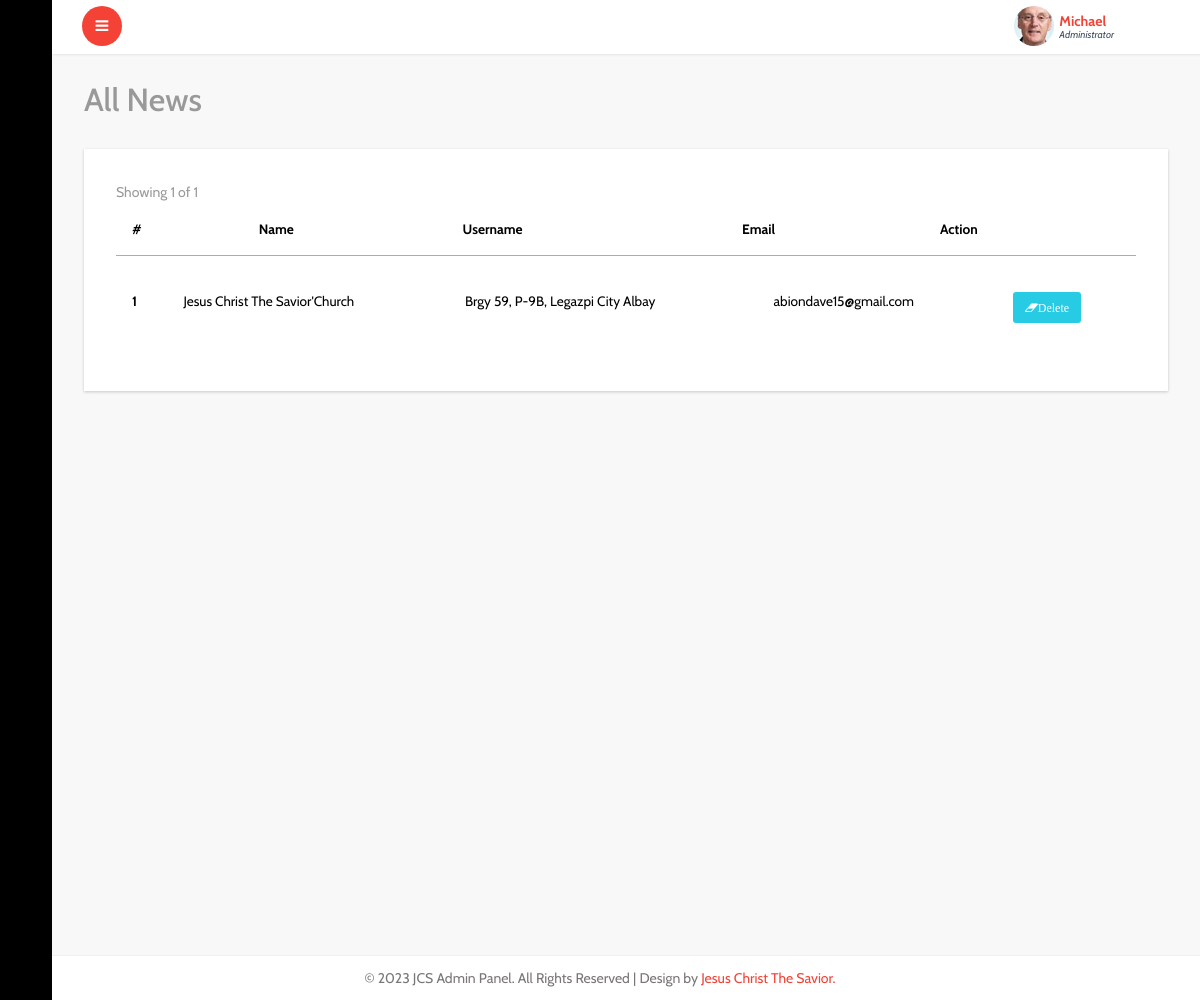
Page /admin/all-excos.php (signed in) on the committed database.
### tables this page shows
CREATE TABLE `excos` (
  `id` int(11) NOT NULL,
  `name` varchar(75) NOT NULL,
  `office` varchar(75) NOT NULL,
  `zone` varchar(75) NOT NULL,
  `phone` varchar(12) NOT NULL,
  `email` varchar(75) NOT NULL
);

### idiorm.php (called while the page is built, shortened)
<?php
    class ORM implements ArrayAccess {
        protected static $_default_config = array(
            'connection_string' => 'sqlite::memory:',
            'id_column' => 'id',
            'id_column_overrides' => array(),
            'error_mode' => PDO::ERRMODE_EXCEPTION,
            'username' => null,
            'password' => null,
            'driver_options' => null,
            'identifier_quote_character' => null,
            'limit_clause_style' => null,
            'logging' => false,
            'logger' => null,
            'caching' => false,
            'caching_auto_clear' => false,
            'return_result_sets' => false,
        );
        protected static $_config = array();
        protected static $_db = array();
        protected static $_last_statement = null;
        protected $_connection_name;
        protected $_table_name;
        protected $_values = array();
        protected $_result_columns = array('*');
        protected $_join_sources = array();
        protected $_order_by = array();
        protected $_group_by = array();
        public static function configure($key, $value = null, $connection_name = self::DEFAULT_CONNECTION) {
            if (is_array($key)) {
                foreach ($key as $conf_key => $conf_value) {
                    self::configure($conf_key, $conf_value, $connection_name);
                }
            } else {
                if (is_null($value)) {
                    $value = $key;
                    $key = 'connection_string';
                }
                self::$_config[$connection_name][$key] = $value;
            }
        }
        public static function for_table($table_name, $connection_name = self::DEFAULT_CONNECTION) {
            return new self($table_name, array(), $connection_name);
        }
        protected static function _setup_db_config($connection_name) {
            if (!array_key_exists($connection_name, self::$_config)) {
                self::$_config[$connection_name] = self::$_default_config;
            }
        }
        public static function set_db($db, $connection_name = self::DEFAULT_CONNECTION) {
            self::$_db[$connection_name] = $db;
        }
        protected static function _setup_identifier_quote_character($connection_name) {
            if (is_null(self::$_config[$connection_name]['identifier_quote_character'])) {
                self::$_config[$connection_name]['identifier_quote_character'] =
                    self::_detect_identifier_quote_character($connection_name);
            }
        }
        public static function _setup_limit_clause_style($connection_name) {
            if (is_null(self::$_config[$connection_name]['limit_clause_style'])) {
                self::$_config[$connection_name]['limit_clause_style'] =
                    self::_detect_limit_clause_style($connection_name);
            }
        }
        protected static function _detect_identifier_quote_character($connection_name) {
            switch(self::get_db($connection_name)->getAttribute(PDO::ATTR_DRIVER_NAME)) {
                case 'mysql':
                case 'sqlite':
                case 'sqlite2':
                default:
                    return '`';
            }
        }
        protected static function _detect_limit_clause_style($connection_name) {
            switch(self::get_db($connection_name)->getAttribute(PDO::ATTR_DRIVER_NAME)) {
                default:
                    return ORM::LIMIT_STYLE_LIMIT;
            }
        }
        public static function get_db($connection_name = self::DEFAULT_CONNECTION) {
            return self::$_db[$connection_name];
        }
        public static function get_last_statement() {
            return self::$_last_statement;
        }
        protected static function _execute($query, $parameters = array(), $connection_name = self::DEFAULT_CONNECTION) {
            $statement = self::get_db($connection_name)->prepare($query);
            self::$_last_statement = $statement;
            $time = microtime(true);
            $q = $statement->execute();
            return $q;
        }
        protected static function _log_query($query, $parameters, $connection_name, $query_time) {
            if (!self::$_config[$connection_name]['logging']) {
                return false;
            }
            return true;
        }
        protected function __construct($table_name, $data = array(), $connection_name = self::DEFAULT_CONNECTION) {
            $this->_table_name = $table_name;
            $this->_connection_name = $connection_name;
        }
        public function find_array() {
            return $this->_run();
        }
        protected function _build_select() {
            return $this->_join_if_not_empty(" ", array(
                $this->_build_select_start(),
                $this->_build_join(),
                $this->_build_where(),
                $this->_build_group_by(),
                $this->_build_having(),
                $this->_build_order_by(),
                $this->_build_limit(),
                $this->_build_offset(),
            ));
        }
        protected function _build_select_start() {
            $fragment = 'SELECT ';
            $result_columns = join(', ', $this->_result_columns);
            $fragment .= "{$result_columns} FROM " . $this->_quote_identifier($this->_table_name);
            return $fragment;
        }
        protected function _build_join() {
            if (count($this->_join_sources) === 0) {
                return '';
            }
            return join(" ", $this->_join_sources);
        }
        protected function _build_where() {
            return $this->_build_conditions('where');
        }
        protected function _build_having() {
            return $this->_build_conditions('having');
        }
        protected function _build_group_by() {
            if (count($this->_group_by) === 0) {
                return '';
            }
            return "GROUP BY " . join(", ", $this->_group_by);
        }
        protected function _build_conditions($type) {
            $conditions_class_property_name = "_{$type}_conditions";
            if (count($this->$conditions_class_property_name) === 0) {
                return '';
            }
            $conditions = array();
            return strtoupper($type) . " " . join(" AND ", $conditions);
        }
        protected function _build_order_by() {
            if (count($this->_order_by) === 0) {
                return '';
            }
            return "ORDER BY " . join(", ", $this->_order_by);
        }
        protected function _build_limit() {
            $fragment = '';
            return $fragment;
        }
        protected function _build_offset() {
            return '';
        }
        protected function _join_if_not_empty($glue, $pieces) {
            $filtered_pieces = array();
            foreach ($pieces as $piece) {
                if (is_string($piece)) {
                    $piece = trim($piece);
                }
                if (!empty($piece)) {
                    $filtered_pieces[] = $piece;
                }
            }
            return join($glue, $filtered_pieces);
        }
        protected function _quote_one_identifier($identifier) {
            $parts = explode('.', $identifier);
            $parts = array_map(array($this, '_quote_identifier_part'), $parts);
            return join('.', $parts);
        }
        protected function _quote_identifier($identifier) {
            if (is_array($identifier)) {
                $result = array_map(array($this, '_quote_one_identifier'), $identifier);
                return join(', ', $result);
            } else {
                return $this->_quote_one_identifier($identifier);
            }
        }
        protected function _quote_identifier_part($part) {
            $quote_character = self::$_config[$this->_connection_name]['identifier_quote_character'];
            return $quote_character .
                   str_replace($quote_character,
                               $quote_character . $quote_character,
                               $part
                   ) . $quote_character;
        }
        protected function _run() {
            $query = $this->_build_select();
            $caching_enabled = self::$_config[$this->_connection_name]['caching'];
            self::_execute($query, $this->_values, $this->_connection_name);
            $statement = self::get_last_statement();
            $rows = array();
            while ($row = $statement->fetch(PDO::FETCH_ASSOC)) {
                $rows[] = $row;
            }
            $this->_values = array();
            $this->_result_columns = array('*');
            return $rows;
        }
        public function __call($name, $arguments)
        {
            $method = strtolower(preg_replace('/([a-z])([A-Z])/', '$1_$2', $name));
            if (method_exists($this, $method)) {
                return call_user_func_array(array($this, $method), $arguments);
            } else {
                throw new IdiormMethodMissingException("Method $name() does not exist in class " . get_class($this));
            }
        }
    }

### admin/all-excos.php (the view, shortened to what this page needs)
<?php include "header.php"; ?>
			<div id="page-wrapper">
				<div class="graphs">
					<h3 class="blank1">All News</h3>
					 <div class="xs tabls">
					 <div class="panel-body1">
					   <table class="table">
					    <thead>
							<tr>
							  <th>#</th>
							  <th>Name</th>
							  <th>Username</th>
							  <th>Email</th>
							  <th>Action</th>
							</tr>
						  </thead>
						  <tbody>
						   <?php
                                $tbl_name="excos";
        $get_excos = ORM::for_table("$tbl_name")
                 ->find_array();
	$total_pages = count($get_excos);
	$limit = 10;
	$page = $_GET['page'];
	if($page)
		$start = ($page - 1) * $limit;
	else
		$start = 0;
				$result = $db->prepare("SELECT * FROM excos  ORDER BY id DESC LIMIT $start, $limit");
				$result->execute();
	$next = $page + 1;
	$lastpage = ceil($total_pages/$limit);
	 ?>
                            <span class="text-muted m-r-sm">Showing
                                 <?php if($lastpage == $next-1):?>
                                    <?=$total_pages?>
                                <?php else:?>
                                <?=$page * $limit?>
                            <?php endif;?>
                                of <?=$total_pages?>
                                        </span>
			    </div>
               </div>
                <table class="table">
                      <?php
				for($i=1; $row = $result->fetch(); $i++){
               ?>
							<tr>
							  <th scope="row"><?php echo $i; ?></th>
							  <td><?php echo $row['name']; ?></td>
							  <td><?php echo $row['office']; ?></td>
							  <td><?php echo $row['email']; ?></td>
							  <td>
							    <a href="delete-admin.php?id=<?=$row['id'] ?>" class="fa fa-eraser btn btn-xs btn-success warning_4 delbtn" >Delete</a>
							  </td>
							</tr>
							 <?php } ?>
						</table>
						</div>
						</div>
				</div>
		<?php include "footer.php"; ?>

### rows in the picture
excos: name "Jesus Christ The Savior'Church", office "Brgy 59, P-9B, Legazpi City Albay", email "abiondave15@gmail.com"

### other values in the picture
$total_pages "1"
